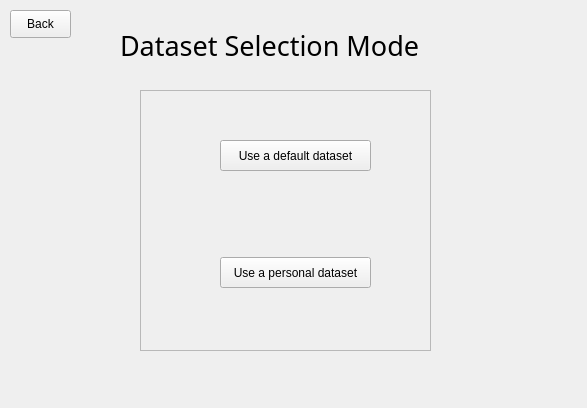
<?xml version="1.0" encoding="UTF-8"?>
<ui version="4.0">
 <class>MainWindow</class>
 <widget class="QMainWindow" name="MainWindow">
  <property name="geometry">
   <rect>
    <x>0</x>
    <y>0</y>
    <width>587</width>
    <height>408</height>
   </rect>
  </property>
  <property name="windowTitle">
   <string>MainWindow</string>
  </property>
  <widget class="QWidget" name="centralwidget">
   <widget class="QLabel" name="label">
    <property name="geometry">
     <rect>
      <x>120</x>
      <y>10</y>
      <width>371</width>
      <height>71</height>
     </rect>
    </property>
    <property name="font">
     <font>
      <family>Book Antiqua</family>
      <pointsize>20</pointsize>
     </font>
    </property>
    <property name="text">
     <string>Dataset Selection Mode</string>
    </property>
   </widget>
   <widget class="QFrame" name="frame">
    <property name="geometry">
     <rect>
      <x>140</x>
      <y>90</y>
      <width>291</width>
      <height>261</height>
     </rect>
    </property>
    <property name="frameShape">
     <enum>QFrame::StyledPanel</enum>
    </property>
    <property name="frameShadow">
     <enum>QFrame::Raised</enum>
    </property>
    <widget class="QPushButton" name="default_dataset">
     <property name="geometry">
      <rect>
       <x>80</x>
       <y>50</y>
       <width>151</width>
       <height>31</height>
      </rect>
     </property>
     <property name="text">
      <string>Use a default dataset</string>
     </property>
    </widget>
    <widget class="QPushButton" name="personal_dataset">
     <property name="geometry">
      <rect>
       <x>80</x>
       <y>167</y>
       <width>151</width>
       <height>31</height>
      </rect>
     </property>
     <property name="text">
      <string>Use a personal dataset</string>
     </property>
    </widget>
   </widget>
   <widget class="QPushButton" name="back">
    <property name="geometry">
     <rect>
      <x>10</x>
      <y>10</y>
      <width>61</width>
      <height>28</height>
     </rect>
    </property>
    <property name="text">
     <string>Back</string>
    </property>
   </widget>
  </widget>
 </widget>
 <resources/>
 <connections/>
</ui>
